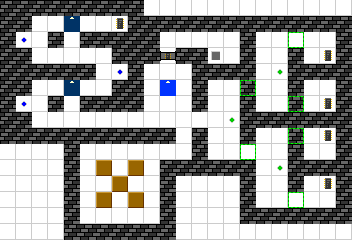

Tiled map render using the project's own tile images. Description and the whole map definition, tile-layer contents included, below:
An orthogonal 22x15 tile map with 16x16 px tiles, 3 tile layers (Tile Layer 1, Tile Layer 2, Tile Layer 3).

<map version="1.0" orientation="orthogonal" width="22" height="15" tilewidth="16" tileheight="16">
 <tileset firstgid="1" source="maptiles.tsx" />
 <layer name="Tile Layer 1" width="22" height="15">
  <data encoding="csv">
2,2,2,2,2,2,2,2,2,1,1,1,1,1,1,1,1,1,1,1,1,1,
2,2,1,1,1,1,1,1,2,2,2,2,2,2,2,2,2,2,2,2,2,2,
2,23,1,2,1,2,2,2,2,2,1,1,1,1,1,2,1,1,6,1,1,2,
2,2,1,1,1,1,1,2,2,2,12,2,2,33,1,2,1,1,2,1,1,2,
2,2,2,2,2,2,1,23,2,1,1,1,2,2,2,2,1,7,2,2,2,2,
2,2,1,1,1,1,1,2,2,1,1,1,2,1,1,22,1,1,2,1,1,2,
2,23,1,2,1,2,2,2,2,1,1,1,2,1,1,2,1,1,22,1,1,2,
2,2,1,1,1,1,1,1,1,1,1,1,1,1,7,2,2,2,2,2,2,2,
2,2,2,2,2,2,2,2,2,2,2,1,2,1,1,2,1,1,22,1,1,2,
1,1,1,1,2,1,1,1,1,1,1,1,2,1,1,6,1,1,2,1,1,2,
1,1,1,1,2,1,1,1,1,1,2,2,2,2,2,2,1,7,2,2,2,2,
1,1,1,1,2,1,1,18,1,1,2,1,1,1,1,2,1,1,2,1,1,2,
1,1,1,1,2,1,1,1,1,1,2,1,1,1,1,2,1,1,6,1,1,2,
1,1,1,1,2,1,1,1,1,1,2,1,1,1,1,2,2,2,2,2,2,2,
1,1,1,1,2,2,2,2,2,2,2,1,1,1,1,1,1,1,1,1,1,1
</data>
 </layer>
 <layer name="Tile Layer 2" width="22" height="15">
  <data encoding="csv">
0,0,0,0,0,0,0,0,0,0,0,0,0,0,0,0,0,0,0,0,0,0,
0,0,0,0,86,0,0,76,0,0,0,0,0,0,0,0,0,0,0,0,0,0,
0,0,0,0,0,0,0,0,0,0,0,0,0,0,0,0,0,0,0,0,0,0,
0,0,0,0,0,0,0,0,0,0,0,0,0,0,0,0,0,0,0,0,76,0,
0,0,0,0,0,0,0,0,0,0,0,0,0,0,0,0,0,0,0,0,0,0,
0,0,0,0,86,0,0,0,0,0,81,0,0,0,0,0,0,0,0,0,0,0,
0,0,0,0,0,0,0,0,0,0,0,0,0,0,0,0,0,0,0,0,76,0,
0,0,0,0,0,0,0,0,0,0,0,0,0,0,0,0,0,0,0,0,0,0,
0,0,0,0,0,0,0,0,0,0,0,0,0,0,0,0,0,0,0,0,76,0,
0,0,0,0,0,0,0,0,0,0,0,0,0,0,0,0,0,0,0,0,0,0,
0,0,0,0,0,0,76,0,76,0,0,0,0,0,0,0,0,0,0,0,0,0,
0,0,0,0,0,0,0,0,0,0,0,0,0,0,0,0,0,0,0,0,76,0,
0,0,0,0,0,0,76,0,76,0,0,0,0,0,0,0,0,0,0,0,0,0,
0,0,0,0,0,0,0,0,0,0,0,0,0,0,0,0,0,0,0,0,0,0,
0,0,0,0,0,0,0,0,0,0,0,0,0,0,0,0,0,0,0,0,0,0
</data>
 </layer>
 <layer name="Tile Layer 3" width="22" height="15">
  <data encoding="csv">
0,0,0,0,0,0,0,0,0,0,0,0,0,0,0,0,0,0,0,0,0,0,
0,0,0,0,0,0,0,0,0,0,0,0,0,0,0,0,0,0,0,0,0,0,
0,0,0,0,0,0,0,0,0,0,0,0,0,0,0,0,0,0,0,0,0,0,
0,0,0,0,0,0,0,0,0,0,0,0,0,0,0,0,0,0,0,0,0,0,
0,0,0,0,0,0,0,0,0,0,0,0,0,0,0,0,0,0,0,0,0,0,
0,0,0,0,0,0,0,0,0,0,0,0,0,0,0,0,0,0,0,0,0,0,
0,0,0,0,0,0,0,0,0,0,0,0,0,0,0,0,0,0,0,0,0,0,
0,0,0,0,0,0,0,0,0,0,0,0,0,0,0,0,0,0,0,0,0,0,
0,0,0,0,0,0,0,0,0,0,0,0,0,0,0,0,0,0,0,0,0,0,
0,0,0,0,0,0,0,0,0,0,0,0,0,0,0,0,0,0,0,0,0,0,
0,0,0,0,0,0,70,0,70,0,0,0,0,0,0,0,0,0,0,0,0,0,
0,0,0,0,0,0,0,70,0,0,0,0,0,0,0,0,0,0,0,0,0,0,
0,0,0,0,0,0,70,0,70,0,0,0,0,0,0,0,0,0,0,0,0,0,
0,0,0,0,0,0,0,0,0,0,0,0,0,0,0,0,0,0,0,0,0,0,
0,0,0,0,0,0,0,0,0,0,0,0,0,0,0,0,0,0,0,0,0,0
</data>
 </layer>
</map>
